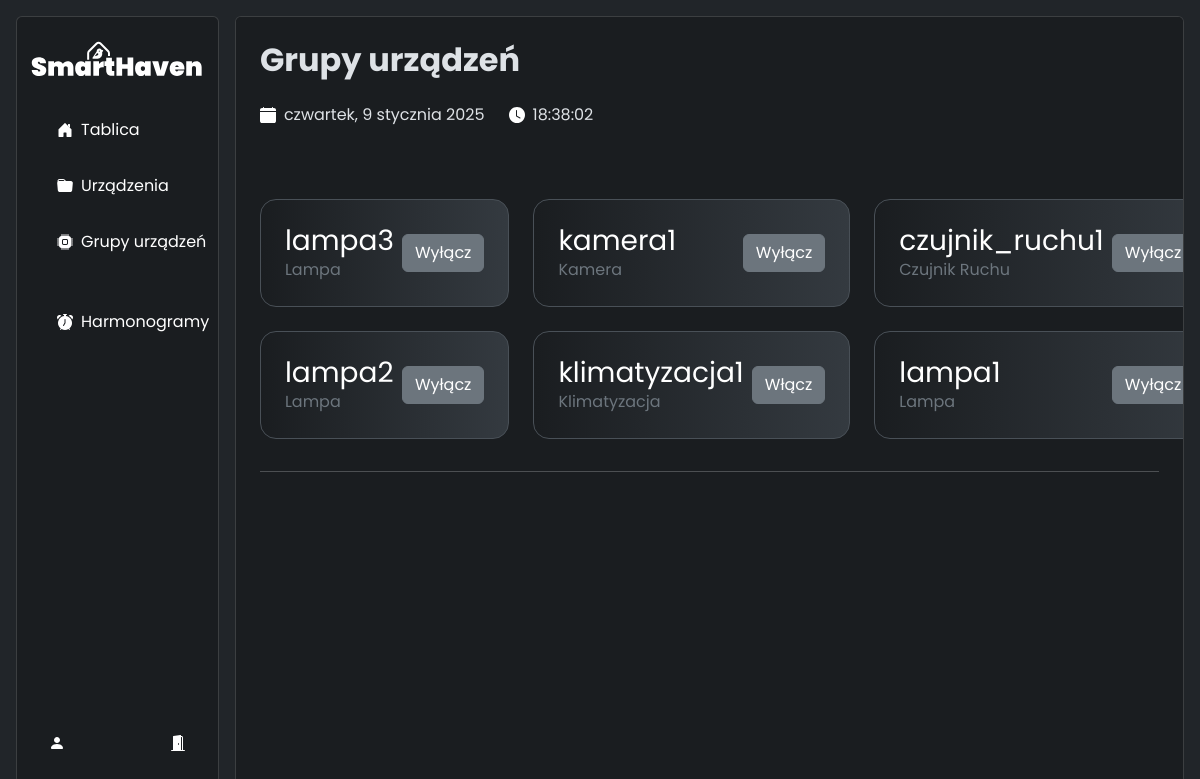
The app's page /Pages/Groups.php with its own data.
### tables this page shows
CREATE TABLE `DeviceParameter`
(
    `DeviceID`    int NOT NULL,
    `ParameterID` int NOT NULL,
    `Value`       varchar(100) DEFAULT NULL,
    PRIMARY KEY (`DeviceID`, `ParameterID`),
    KEY `ParameterID` (`ParameterID`),
    CONSTRAINT `DeviceParameter_ibfk_1` FOREIGN KEY (`DeviceID`) REFERENCES `Device` (`DeviceID`) ON DELETE CASCADE,
    CONSTRAINT `DeviceParameter_ibfk_2` FOREIGN KEY (`ParameterID`) REFERENCES `Parameter` (`ParameterID`) ON DELETE CASCADE
);

CREATE TABLE `Device`
(
    `DeviceID`     int          NOT NULL AUTO_INCREMENT,
    `DeviceTypeID` int          DEFAULT NULL,
    `DeviceName`   varchar(100) NOT NULL,
    `Location`     varchar(100) DEFAULT NULL,
    `Url`          varchar(50)  DEFAULT NULL,
    PRIMARY KEY (`DeviceID`),
    KEY `DeviceTypeID` (`DeviceTypeID`),
    CONSTRAINT `Device_ibfk_1` FOREIGN KEY (`DeviceTypeID`) REFERENCES `DeviceType` (`DeviceTypeID`) ON DELETE SET NULL
);

CREATE TABLE `DeviceType`
(
    `DeviceTypeID` int          NOT NULL AUTO_INCREMENT,
    `TypeName`     varchar(100) NOT NULL,
    `Description`  text,
    PRIMARY KEY (`DeviceTypeID`)
);

### Services/DeviceService.php (called while the page is built, shortened)
<?php
class DeviceService
{
    private DatabaseConnection $db;
    private DeviceTypeService $deviceTypeService;
    public function __construct(DatabaseConnection $db)
    {
        $this->db = $db;
        $this->deviceTypeService = new DeviceTypeService($db);
    }
    private function getDeviceStatus(int $deviceId): bool
    {
        $query = "SELECT Value FROM DeviceParameter WHERE DeviceID = :deviceId AND ParameterID = 1";
        $params = [':deviceId' => $deviceId];
        try {
            $result = $this->db->query($query, $params);
            if (count($result) > 0) {
                return $result[0]['Value'] === '1';
            }
            return false;
        } catch (Exception $e) {
            echo $e->getMessage();
            return false;
        }
    }
    public function getDevicesGroupedByLocations(): array
    {
        $devicesQuery = "
        SELECT d.DeviceID, d.DeviceName, d.DeviceTypeID,
               COALESCE(d.Location, 'Brak przydzielonego pokoju') AS Location,
               dp.Value AS Status
        FROM Device d
        JOIN DeviceParameter dp ON d.DeviceID = dp.DeviceID
        WHERE dp.ParameterID = 1
        ORDER BY d.Location;";
        return $this->queryToArray($devicesQuery, []);
    }
    private function queryToArray(string $query, array $params = []): array
    {
        try {
            $devicesData = $this->db->query($query, $params);
        } catch (Exception $e) {
            echo $e->getMessage();
            return [];
        }
        $deviceList = [];
        foreach ($devicesData as $deviceData) {
            $deviceType = $this->deviceTypeService->getDeviceTypeById($deviceData['DeviceTypeID']);
            $status = $this->getDeviceStatus($deviceData['DeviceID']);
            $deviceList[] = new Device(
                $deviceData['DeviceID'],
                $deviceData['DeviceName'],
                $deviceType,
                '',
                $status,
                $deviceData['Location']
            );
        }
        return $deviceList;
    }
}
?>

### Lib/DatabaseConnection.php (called while the page is built, shortened)
<?php
class DatabaseConnection
{
    private ?PDO $pdo;
    private string $dsn = 'mysql:host=db;port=3306;dbname=smarthaven';
    private string $username = 'smarthaven';
    private string $password = 'smarthaven';
    private function openConnection()
    {
        $this->pdo = new PDO($this->dsn, $this->username, $this->password);
    }
    private function closeConnection(): void
    {
        $this->pdo = null;
    }
    public function query(string $query, array $params = []): array
    {
        $statement = $this->pdo->prepare($query);
        $statement->execute($params);
        $result = $statement->fetchAll(PDO::FETCH_ASSOC);
        return $result;
    }
}
?>

### Services/DeviceTypeService.php (called while the page is built, shortened)
<?php
class DeviceTypeService
{
    private DatabaseConnection $db;
    public function __construct(DatabaseConnection $db)
    {
        $this->db = $db;
    }
    public function getDeviceTypeById(int $id): ?DeviceType
    {
        $query = 'SELECT DeviceTypeID, TypeName, Description FROM DeviceType WHERE DeviceTypeID = :id';
        $params = [':id' => $id];
        try {
            $deviceTypeData = $this->db->query($query, $params)[0];
            return new DeviceType(
                $deviceTypeData['DeviceTypeID'],
                $deviceTypeData['TypeName'],
                $deviceTypeData['Description']
            );
        } catch (Exception $e) {
            echo $e->getMessage();
            return null;
        }
    }
}

### Entity/Device.php (called while the page is built, shortened)
<?php
class Device
{
    private int $id;
    private string $name;
    private DeviceType $type;
    private bool $state;
    public function __construct(int $id, string $name, DeviceType $type, ?string $room, bool $state, ?string $location)
    {
        $this->id = $id;
        $this->name = $name;
        $this->type = $type;
        $this->state = $state;
    }
    public function getId(): int
    {
        return $this->id;
    }
    public function getName(): string
    {
        return $this->name;
    }
    public function getState(): bool
    {
        return $this->state;
    }
    public function getType(): DeviceType
    {
        return $this->type;
    }
}
?>

### Entity/DeviceType.php (called while the page is built, shortened)
<?php
class DeviceType {
    private string $name;
    public function __construct(int $id, string $name, ?string $description) {
        $this->name = $name;
    }
    public function getName(): string {
        return $this->name;
    }
}

### Pages/Groups.php (the view, shortened to what this page needs)
<?php
$db = new DatabaseConnection();
$deviceService = new DeviceService($db);
$devices = $deviceService->getDevicesGroupedByLocations();
$currentPath = $_SERVER['REQUEST_URI'];
?>
<!DOCTYPE html>
<html lang="en" data-bs-theme="dark">
<head>
    <link rel="stylesheet" href="/styles/main.css">
    <link rel="stylesheet" href="https://cdn.jsdelivr.net/npm/toastify-js/src/toastify.min.css" />
</head>
<body class="d-flex flex-md-row p-1 p-md-3 gap-3 w-100 vh-100 overflow-hidden">
<?php
$navbar = new Navbar($currentPath);
echo $navbar->render();
?>
<main class="card bg-dark-subtle flex-grow-1 p-4 overflow-y-auto" style="max-height: 100vh">
    <?php
    $header = new Header('Grupy urządzeń');
    echo $header->render();
    ?>
    <div class='d-flex flex-column py-5 gap-3'>
        <?php
        $rooms = [];
        foreach ($devices as $device) {
            $roomName = $device->getRoom();
            if (!isset($rooms[$roomName])) {
                $rooms[$roomName] = [];
            }
            $rooms[$roomName][] = $device;
        }
        foreach ($rooms as $roomName => $devices):
            ?>
            <div>
                <div class='d-grid gap-4 devices py-3'>
                    <?php
                    foreach ($devices as $device):
                        $toggleBtn = new ToggleDevice($device);
                        $deviceType = $device->getType();
                        ?>
                        <div class='rounded-4 p-4 device-card d-flex gap-2 justify-content-between align-items-center text-decoration-none text-white'>
                            <div class='d-flex flex-column justify-content-center'>
                                <h3 class='mb-0 text-truncate'><?= htmlspecialchars($device->getName()) ?></h3>
                                <p class='mb-0 text-secondary'><?= htmlspecialchars($deviceType->getName()) ?></p>
                            </div>
                            <?= $toggleBtn->render() ?>
                        </div>
                    <?php endforeach ?>
                </div>
                <hr>
            </div>
        <?php endforeach ?>
    </div>
</main>
</body>
</html>

### UI/Navbar.php (shortened to what this page needs)
<?php
class Navbar implements UIElement
{
    private string $currentPath;
    public function __construct(string $currentPath)
    {
        $this->currentPath = $currentPath;
    }
    public function render(): string
    {
        $html = '<nav class="w-100 d-flex d-md-none bg-dark-subtle border-top fixed-bottom py-3 px-4">
    <ul class="nav nav-pills d-flex justify-content-between w-100 gap-3">';
        foreach ($this->navItems as $item):
            $isCurrent = $this->currentPath == $item['url'] ? "active" : "btn btn-dark";
            $html .= "<li class='nav-item'>\n";
            $html .= "    <a class='nav-link text-white d-flex align-items-center gap-2 " . $isCurrent . "' href='" . $item['url'] . "'>\n";
            $html .= $item['icon'];
            $html .= "        <span class='d-none d-xl-block'>\n";
            $html .= $item['text'];
            $html .= "        </span>\n";
            $html .= "    </a>\n";
            $html .= "</li>\n";
        endforeach;
        $html .= '</ul></nav>';
        $html .= '<div class="card d-none d-md-flex flex-column justify-content-between align-items-center p-4 min-h-100 bg-dark-subtle">
                    <div class="d-flex flex-column justify-content-between align-items-center w-100 gap-4">
                            <nav class="w-100">
                                <ul class="nav nav-pills d-flex flex-column w-100 gap-3">';
        foreach ($this->navItems as $item):
            $isCurrent = $this->currentPath == $item['url'] ? "active" : "btn btn-dark";
            $html .= "<li class='nav-item'>";
            $html .= "<a class='nav-link text-white d-flex align-items-center gap-2 " . $isCurrent . "' href='" . $item['url'] . "'>";
            $html .= $item['icon'];
            $html .= "<span class='d-none d-xl-block'>";
            $html .= $item['text'];
            $html .= "</span></a></li>";
        endforeach;
        $html .= '</ul></nav></div>';
        $html .= '<div class="nav-item d-flex flex-column flex-xl-row gap-4 justify-content-between align-items-center w-100">
                        <a class="nav-link d-flex align-items-center gap-2 btn btn-dark p-2" href="/profile">
                            <span class="d-none d-xl-block text-start"><small>' . $_SESSION["username"] . '</small></span>
                        </a>
                        <button class="nav-link d-flex justify-content-center align-items-center p-2 btn btn-dark" id="logoutButton">
                        </button>
                    </div>
                </div>
    ';
        return $html;
    }
}

### UI/Header.php (shortened to what this page needs)
<?php
class Header implements UIElement
{
    private string $title;
    public function __construct(string $title)
    {
        $this->title = $title;
    }
    public function render(): string
    {
        $html = "
        <div class='d-flex flex-column align-items-start gap-3'>
            <h2 class='font-bold'><strong>$this->title</strong></h2>
            <div class='d-flex flex-column flex-md-row gap-2 gap-md-4'>
                <div class='d-flex gap-2 align-items-center'>
                    <span id='todaysDate'></span>
                </div>
                <div class='d-flex gap-2 align-items-center'>
                    <span id='clock'></span>
                </div>
            </div>
        </div>
    ";
        return $html;
    }
}

### UI/ToggleDevice.php (shortened to what this page needs)
<?php
class ToggleDevice implements UIElement
{
    private Device $device;
    public function __construct(Device $device)
    {
        $this->device = $device;
    }
    function render(): string
    {
        $html = "";
        $status = $this->device->getState();
        $toggleText = $status == 1 ? 'Wyłącz' : 'Włącz';
        $newStatus = $status ? 0 : 1;
        $html .= "
        <button class='btn btn-secondary toggleDevice' data-device-id='" . $this->device->getId() . "' data-new-status='" . $newStatus . "'>" . $toggleText . "</button>
        ";
        return $html;
    }
}
?>

### records on screen
deviceparameter: DeviceID.DeviceName "lampa3", toggleText "Wyłącz"
devicetype: TypeName "Lampa"
deviceparameter: DeviceID.DeviceName "kamera1", toggleText "Wyłącz"
devicetype: TypeName "Kamera"
deviceparameter: DeviceID.DeviceName "czujnik_ruchu1", toggleText "Wyłącz"
devicetype: TypeName "Czujnik Ruchu"
deviceparameter: DeviceID.DeviceName "lampa2", toggleText "Wyłącz"
deviceparameter: DeviceID.DeviceName "klimatyzacja1", toggleText "Włącz"
devicetype: TypeName "Klimatyzacja"
deviceparameter: DeviceID.DeviceName "lampa1", toggleText "Wyłącz"

### other values on screen
$this->title "Grupy urządzeń"
